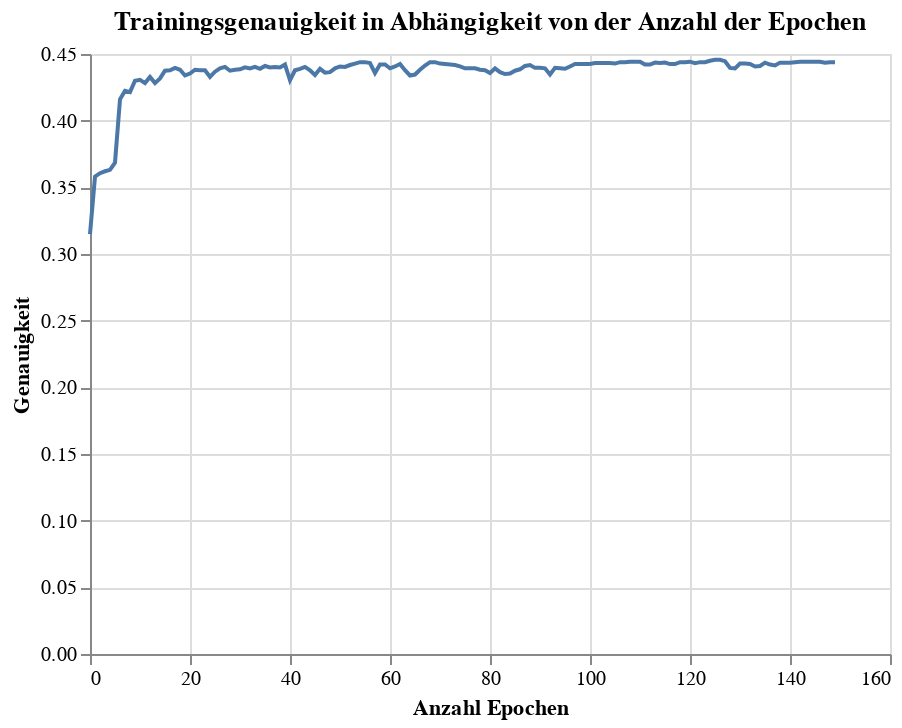

The cell this chart's notebook holds for it:
### Code cell
accuracy_chart = alt.Chart(accuracy_df).mark_line().encode(
    x=alt.X('Epoch',title = 'Anzahl Epochen'),
    y=alt.Y('Accuracy', title = 'Genauigkeit')
).properties(title='Trainingsgenauigkeit in Abhängigkeit von der Anzahl der Epochen')
accuracy_chart

### Figure 1 — Vega-Lite specification as saved in the notebook (floating-point values rounded to 4 significant figures; data arrays with more than 128 entries replaced by an {"elided": "..."} marker saying what was removed)
{"config": {"view": {"continuousWidth": 400, "continuousHeight": 300}}, "data": {"name": "data-e6c6e5c449b3d4130858086ed76ffe52"}, "mark": "line", "encoding": {"x": {"field": "Epoch", "title": "Anzahl Epochen", "type": "quantitative"}, "y": {"field": "Accuracy", "title": "Genauigkeit", "type": "quantitative"}}, "title": "Trainingsgenauigkeit in Abhängigkeit von der Anzahl der Epochen", "$schema": "https://vega.github.io/schema/vega-lite/v4.17.0.json", "datasets": {"data-e6c6e5c449b3d4130858086ed76ffe52": {"elided": "150 records"}}}
